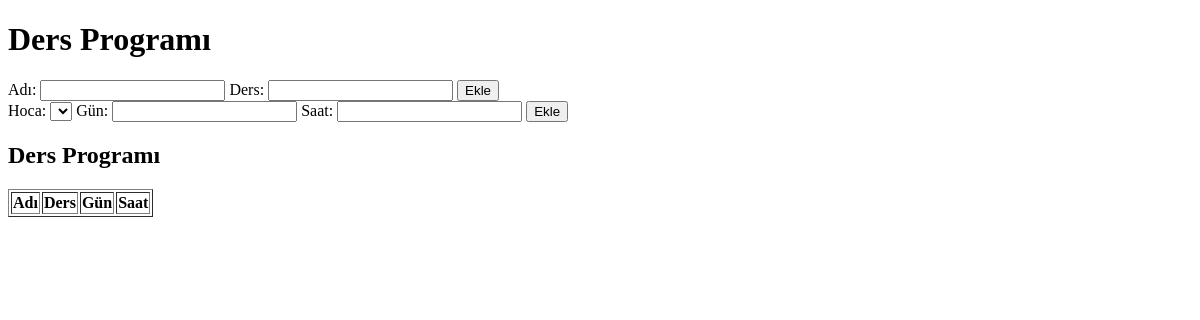
Before: / with the older database file.
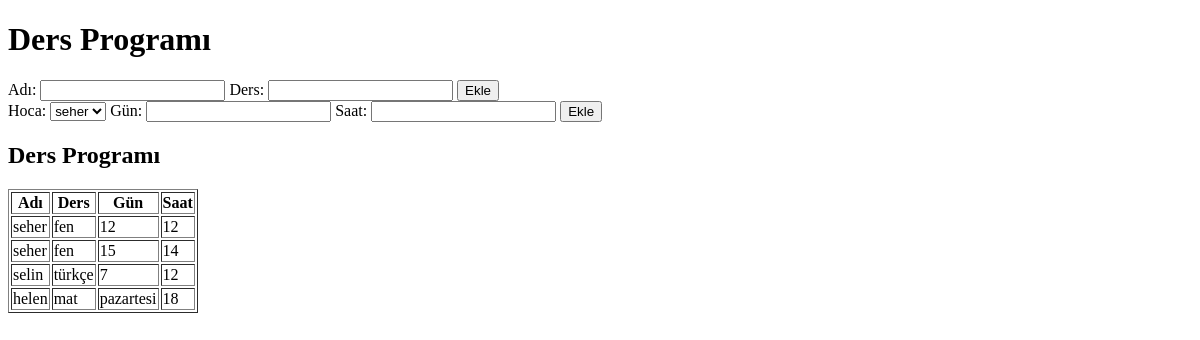
After: the same page with the newer database file.
### app.py (models this page shows)
class Instructor(db.Model):
    id = db.Column(db.Integer, primary_key=True)
    name = db.Column(db.String(50), nullable=False)
    subject = db.Column(db.String(50), nullable=False)

class Constraint(db.Model):
    id = db.Column(db.Integer, primary_key=True)
    instructor_id = db.Column(db.Integer, db.ForeignKey('instructor.id'), nullable=False)
    day = db.Column(db.String(10), nullable=False)
    time = db.Column(db.String(10), nullable=False)

### app.py (the view)
@app.route('/')
def index():
    with app.app_context():
        instructors = Instructor.query.all()
        constraints = Constraint.query.all()
    return render_template('index.html', instructors=instructors, constraints=constraints)

### templates/index.html (shortened to what this page needs)
<!DOCTYPE html>
<html lang="en">
<head>
</head>
<body>
    <h1>Ders Programı</h1>
    <form action="{{ url_for('add_instructor') }}" method="post">
        <label for="name">Adı:</label>
        <input type="text" name="name" required>
        <label for="subject">Ders:</label>
        <input type="text" name="subject" required>
        <button type="submit">Ekle</button>
    </form>
    <form action="{{ url_for('add_constraint') }}" method="post">
        <label for="instructor_id">Hoca:</label>
        <select name="instructor_id" required>
            {% for instructor in instructors %}
                <option value="{{ instructor.id }}">{{ instructor.name }}</option>
            {% endfor %}
        </select>
        <label for="day">Gün:</label>
        <input type="text" name="day" required>
        <label for="time">Saat:</label>
        <input type="text" name="time" required>
        <button type="submit">Ekle</button>
    </form>
    <h2>Ders Programı</h2>
    <table border="1">
        <tr>
            <th>Adı</th>
            <th>Ders</th>
            <th>Gün</th>
            <th>Saat</th>
        </tr>
        {% for instructor in instructors %}
            {% for constraint in constraints %}
                {% if constraint.instructor_id == instructor.id %}
                    <tr>
                        <td>{{ instructor.name }}</td>
                        <td>{{ instructor.subject }}</td>
                        <td>{{ constraint.day }}</td>
                        <td>{{ constraint.time }}</td>
                    </tr>
                {% endif %}
            {% endfor %}
        {% endfor %}
    </table>
</body>
</html>

Changed rows visible on the page:
added Instructor: name "seher", subject "fen"
added Constraint: day "12", time "12"
added Constraint: day "15", time "14"
added Instructor: name "selin", subject "türkçe"
added Constraint: day "7", time "12"
added Instructor: name "helen", subject "mat"
added Constraint: day "pazartesi", time "18"
Other visible differences:
form field instructor_id: (not shown) → "seher"
